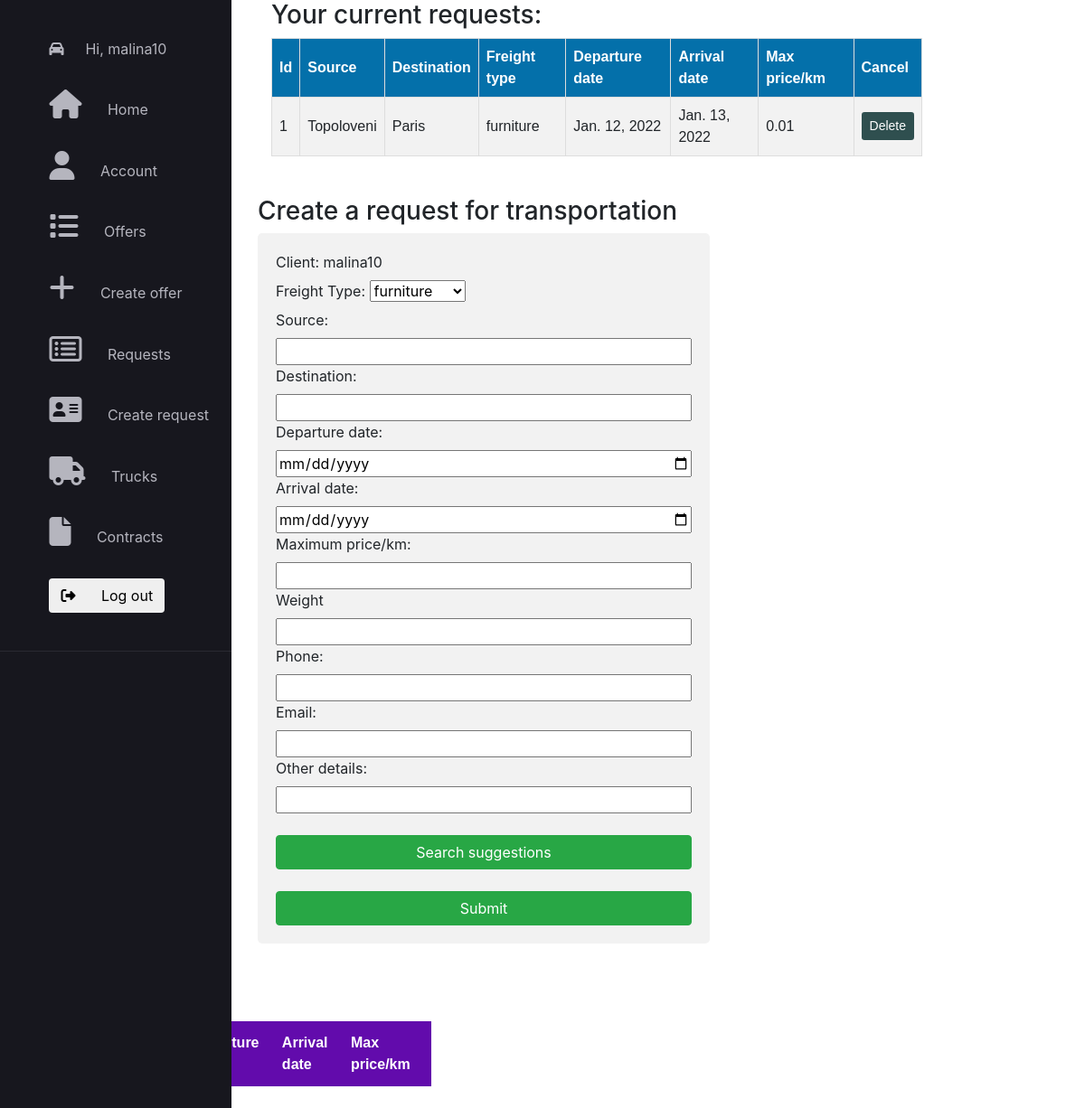
Before: /createrequest/ (signed in) with the older database file.
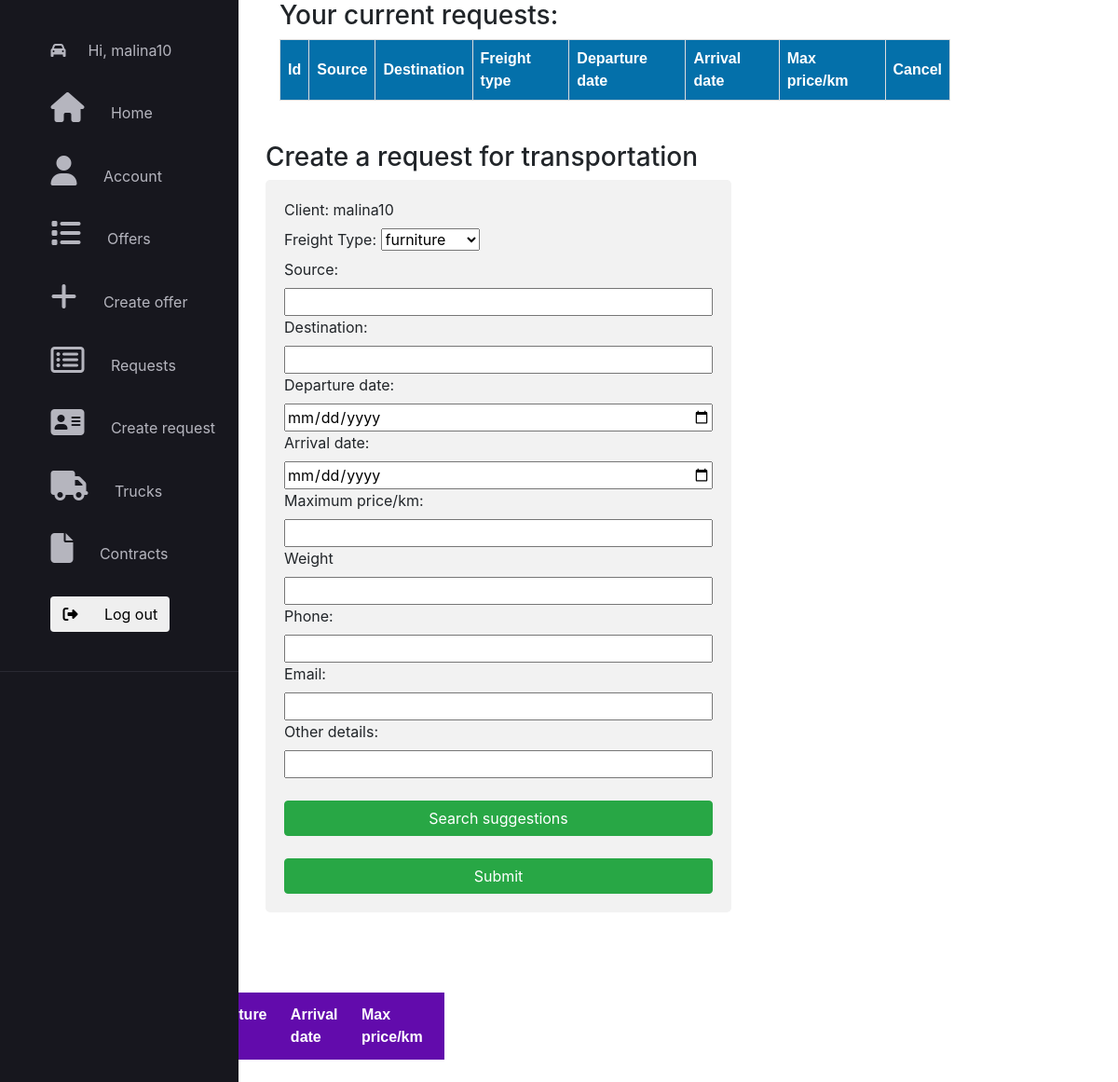
After: the same page with the newer database file.
### application/models.py (models this page shows)
class Request(models.Model):
    id = models.AutoField(primary_key=True)
    clientID = models.ForeignKey(User, on_delete=models.CASCADE)
    source = models.TextField(max_length=25)
    destination = models.TextField(max_length=25)
    departure_date = models.DateField(default=timezone.now())
    arrival_date = models.DateField(default=timezone.now())
    max_price = models.FloatField(default=0)
    freight_type = models.CharField(max_length=15)
    weight = models.IntegerField()
    phone = models.CharField(max_length=11, default='0')
    email = models.CharField(max_length=50, default='a')
    other_details = models.CharField(max_length=200, default='a')

### application/decorators.py (the view)
        def wrapper_func(request, *args, **kwargs):
            user_groups = list()
            for group in request.user.groups.all():
                user_groups.append(group.name)
            if allowed_roles[0] in user_groups:
                return view_func(request, *args, **kwargs)
            else:
                return redirect('home')

### application/templates/application/create_request.html (shortened to what the changed rows need)
{% extends 'application/main_layout_application.html' %}
{% load static %}
{% block content %}
    <link rel="stylesheet" href="{% static 'application/css/create_offer.css' %}">
    <link rel="stylesheet" href="{% static 'application/css/create_request.css' %}">
    <div style="margin-left: 300px">
        <table id="requesttb">
            <tr>
                <th>Id</th>
                <th>Source</th>
                <th>Destination</th>
                <th>Freight type</th>
                <th>Departure date</th>
                <th>Arrival date</th>
                <th>Max price/km</th>
                <th>Cancel</th>
            </tr>
            {% for req in requests %}
                <tr>
                    <td>{{ req.id }}</td>
                    <td>{{ req.source }}</td>
                    <td>{{ req.destination }}</td>
                    <td>{{ req.freight_type }}</td>
                    <td>{{ req.departure_date }}</td>
                    <td>{{ req.arrival_date }}</td>
                    <td>{{ req.max_price }}</td>
                    <td>
                        <form action="{% url 'delete_request' req.id %}" method="POST">
                            <button class="btn btn-sm" style="background-color: darkslategray; color: white">Delete
                            </button>
                        </form>
                    </td>
                </tr>
            {% endfor %}
        </table>
        <br>
    </div>
    <div class="row">
        <div class="column" style="margin-top: 20px">
            <table id="suggestionstb">
                <tr>
                    <th>Source</th>
                    <th>Destination</th>
                    <th>Freight type</th>
                    <th>Departure date</th>
                    <th>Arrival date</th>
                    <th>Max price/km</th>
                </tr>
            </table>
            <br>
        </div>
    </div>
{% endblock %}

Changed rows visible on the page:
removed Request: id "1", source "Topoloveni", destination "Paris", freight_type "furniture", departure_date "Jan. 12, 2022", arrival_date "Jan. 13, 2022", max_price "0.01"
